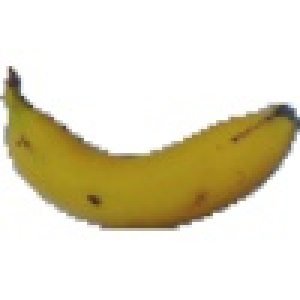
#> input picture fruits/Training/Banana/121_100.jpg, 100 x 100 px (shown 3 times larger); its folder holds only this picture in this run
$ jupyter execute --allow-errors fruits.ipynb   (shell and % lines are left out)
#> lines starting #> are read from the running program, lines starting #| are printed output that depends on the picture
# Fruits Dataset

This dataset contains images of various fruits. Our objective is to be able to build a classifier that can recognize a fruit, given its image. For this exercise, we have chosen 3 fruits: Banana, Limes, and Pineapple. We will employ 3 methods of classification: Support Vector Machines (SVM), Logistic Regression, and Classification Trees

### _Extract Data_

[cell 1]
import os
import numpy as np
import glob
import cv2
from sklearn.decomposition import PCA
from sklearn.manifold import TSNE
from sklearn.preprocessing import StandardScaler
from sklearn.ensemble import RandomForestClassifier
from sklearn.model_selection import train_test_split
from sklearn.metrics import accuracy_score
from sklearn import svm

Extract images from Training folder and convert and resize each image to a $45\times45\times3$ sized numpy array. Record the labels for each image.

[cell 2]
fruits = []
labels = []
fruits_f = []
for fruit_dir in glob.glob("fruits/Training/*"):
    fruit_dir = fruit_dir.replace('\\', '/')
    fruit_label = fruit_dir.split("/")[-1]
    for img in glob.glob(os.path.join(fruit_dir, "*.jpg")):
        img = cv2.imread(img, cv2.IMREAD_COLOR)
#> img is the input picture: shape (100, 100, 3); mean B, G, R 198.2, 221.1, 227.4

        img = cv2.resize(img, (45, 45))
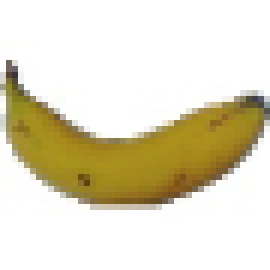
#> img: shape (45, 45, 3) (shown 6 times larger); mean B, G, R 198.1, 221, 227.4
        img = cv2.cvtColor(img, cv2.COLOR_RGB2BGR)
        imgf = np.reshape(img,(45*45,3))
#> imgf = 2025 rows, first 8: [255, 255, 255], [255, 255, 255], [255, 255, 255], [255, 255, 255], [255, 255, 255], [255, 255, 255], [255, 255, 255], [255, 255, 255]
        fruits.append(img)
        fruits_f.append(imgf)
        labels.append(fruit_label)
#> pass 2 of the loop `for fruit_dir in glob.glob("fruits/Training/*"):`:
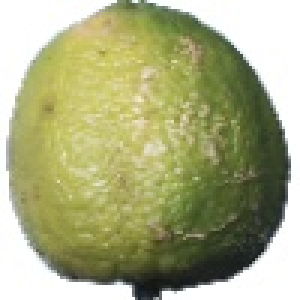
#> input picture fruits/Training/Limes/0_100.jpg, 100 x 100 px (shown 3 times larger)
#> img is the input picture: shape (100, 100, 3); mean B, G, R 129.3, 172.1, 169.6
#> `img = cv2.resize(img, (45, 45))`:
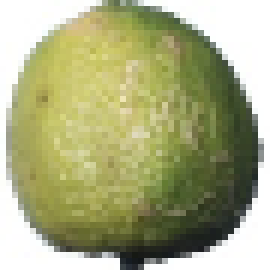
#> img: shape (45, 45, 3) (shown 6 times larger); mean B, G, R 129.2, 172, 169.5
#> imgf = 2025 rows, first 8: [255, 255, 255], [255, 255, 255], [255, 255, 255], [255, 255, 255], [255, 255, 255], [255, 255, 255], [255, 255, 255], [255, 254, 255]
fruits = np.array(fruits)
labels = np.array(labels)
fruits_f = np.array(fruits_f)
print(fruits.shape,labels.shape)
#| (2, 45, 45, 3) (2,)
print(labels)

Our labels are string values and we need to assign numeric IDs to every class. Here, $Banana = 0$, $Limes = 1$, and $Pineapple = 2$.

[cell 3]
id_to_labels = {i:v for i,v in enumerate(np.unique(labels))}
print(id_to_labels)
label_to_ids = {v:i for i,v in id_to_labels.items()}
label_ids = np.array([label_to_ids[x] for x in labels])
label_names = [v for i,v in id_to_labels.items()]
print(label_ids)

Flatten each image and mean-center so we can easily manipulate the data for PCA and future processing.

[cell 4]
import numpy.linalg as la
images = np.array([i.flatten() for i in fruits])
print(images.shape)
#| (2, 6075)
m = np.mean(images)
#> m = 186.2
im_bar = images - m

[cell 5]
im_bar = im_bar.transpose() # so data is in M x N form
#> im_bar = 6075 pairs, first value -178.2 to 68.83, second value -168.2 to 68.83
import matplotlib.pyplot as plt
U,s,VT = la.svd(im_bar)
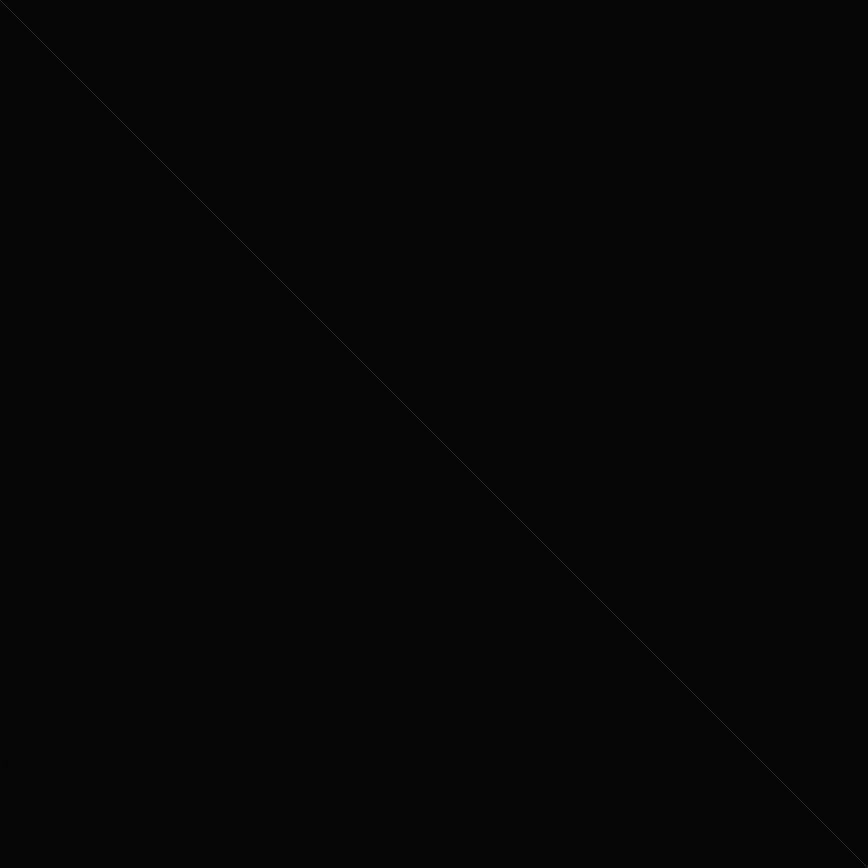
#> U: shape (6075, 6075) float64 (shown at 1/7 size); min -0.0273, max 1, mean 0.000115; drawn with min black and max white
#> s = [6302.6, 5753.8]; VT = [[-0.423, -0.906], [0.906, -0.423]]
fig = plt.figure()
x = np.arange(s.shape[0])
#> x = [0, 1]
y = s
#> y = [6302.6, 5753.8]
ax = fig.add_subplot(111)
plt.yscale('log')
ax.scatter(x, y, c='c', marker='o')
ax.set_title("Plot of singular values of Imbar")
ax.set_xlabel('X')
ax.set_ylabel('Y (log scale)')
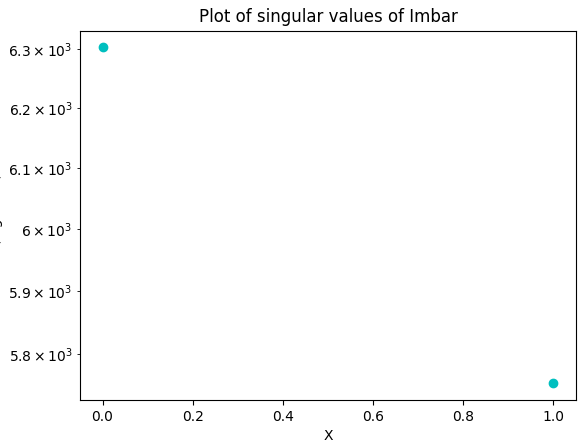
#> figure drawn by matplotlib, 1 panel

Find the top k components that encompass most of the data.

[cell 6]
#im_bar = im_bar.transpose()
#finding smallest k to encompass 90% of data
s_sum = 0
fnorm = la.norm(im_bar)**2
#> fnorm = 72828705.2

k = 0
for i in range(s.shape[0]):
    s_sum = s_sum + s[i]**2
    t = s_sum/fnorm
    if(t >= 0.964):
        k = i
        break
#> this loop made 2 passes
#> (s_sum, t) on passes 1 to 2: (39723030.5, 0.545), (72828705.2, 1)
#> after the loop, s_sum = 72828705.2
#top k principal components of Xbar

print("k is: ",k)
#| k is:  1

Compute features and reconstruct data from principal components. Display a random image from the reconstructed data to check if the data construction matches the overall structure of a fruit.

[cell 7]
Uk = U[:,0:k]
#> Uk = 6075 values, max 0.0323 at index 4013, min -0.0145 at index 1, mean 0.00224
features = Uk.transpose()@im_bar
#> features = [[-2668.4, -5709.9]]
print(features.shape)
#| (1, 2)
recon = Uk@Uk.transpose()@im_bar
#> recon = 6075 pairs, first value -86.13 to 38.74, second value -184.3 to 82.89
print(recon.shape)
#| (6075, 2)
r = np.random.randint(0,im_bar.shape[1])
#> r = 0
img = np.reshape(recon[:,r],(45,45,3))
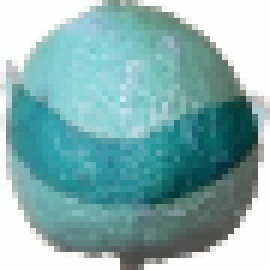
#> img: shape (45, 45, 3) float64 (shown 6 times larger); mean of channels 0, 1, 2 1, 0.8, -19.7; drawn with min black and max white
plt.imshow(img)
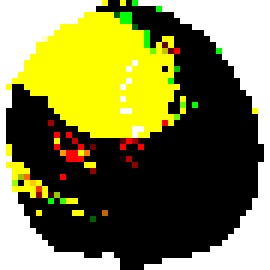
#> shown: shape (45, 45, 3) float64 (shown 6 times larger); mean R, G, B 0.498, 0.495, 0.277

### Sklearn PCA

Sklearn also has it's own pca function. We use it for consistency with sklearn's methods.

[cell 8]
scaler = StandardScaler()
images_scaled = scaler.fit_transform([i.flatten() for i in fruits])
print(images_scaled.shape)
#| (2, 6075)
pca = PCA(n_components=50)
#> (the rest of this cell did not finish here and is left out)

#> (a cell that did not finish here is left out)

In order to plot the result of the PCA, we need to be able to view a 50-dimensional data point in 2 dimensions. TSNE is function in sklearn (called t-distributed Stochastic Neighbor Embedding) that allows you to reduce dimensionality. Making the data 2D will allow us to see if all classes are relatively disjoint (SVM likely to succeed) or if the classes overlap (SVM likely to have errors).

[cell 10]
tsne = TSNE(n_components=2, perplexity=40.0)
#> (the rest of this cell did not finish here and is left out)

## Split into Training and Test Data

#> (a cell that did not finish here is left out)

### Train Model using SVM

[cell 12]
svm_clf = svm.SVC()
#> (the rest of this cell did not finish here and is left out)

#> (a cell that did not finish here is left out)

#> (a cell that did not finish here is left out)

[cell 15]
from sklearn.metrics import classification_report
from sklearn.metrics import confusion_matrix
#> (the rest of this cell did not finish here and is left out)

### Test SVM Model on Validation Data

[cell 16]
val_fruits = []
val_labels = []
val_fruits_f = []
for fruit_dir in glob.glob("fruits/Test/*"):
    fruit_dir = fruit_dir.replace('\\', '/')
    fruit_label = fruit_dir.split("/")[-1]
    for img in glob.glob(os.path.join(fruit_dir, "*.jpg")):
        img = cv2.imread(img, cv2.IMREAD_COLOR)

        img = cv2.resize(img, (45, 45))
        img = cv2.cvtColor(img, cv2.COLOR_RGB2BGR)
        imgf = np.reshape(img,(45*45,3))
        val_fruits.append(img)
        val_fruits_f.append(imgf)
        val_labels.append(fruit_label)
val_fruits = np.array(val_fruits)
val_labels = np.array(val_labels)
val_fruits_f = np.array(val_fruits_f)
print(val_fruits.shape,val_labels.shape)

[cell 17]
val_label_ids = np.array([label_to_ids[i] for i in val_labels])
#> val_label_ids = empty array
#> (the rest of this cell did not finish here and is left out)
